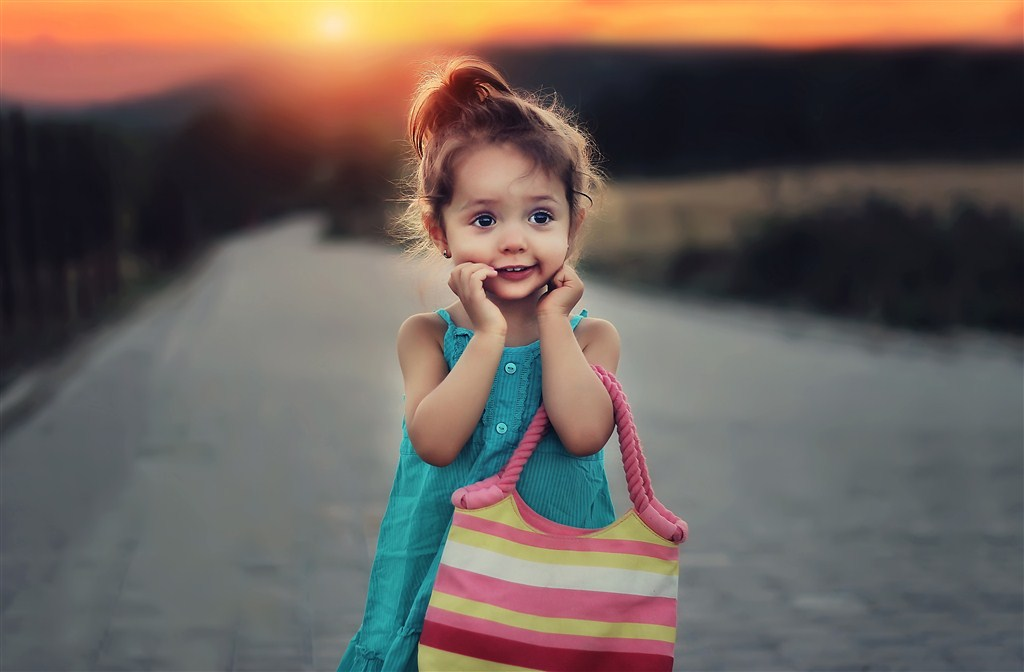
#> input picture opencv/images/others/002.jpg, 1024 x 672 px, found by its file name
$ python equalize.py
#> lines starting #> are read from the running program, lines starting #| are printed output that depends on the picture
import numpy as np
import argparse
import cv2

image = cv2.imread("./images/others/002.jpg")
#> image is the input picture: shape (672, 1024, 3); mean B, G, R 89.8, 95.7, 107.5
image = cv2.cvtColor(image, cv2.COLOR_BGR2GRAY)
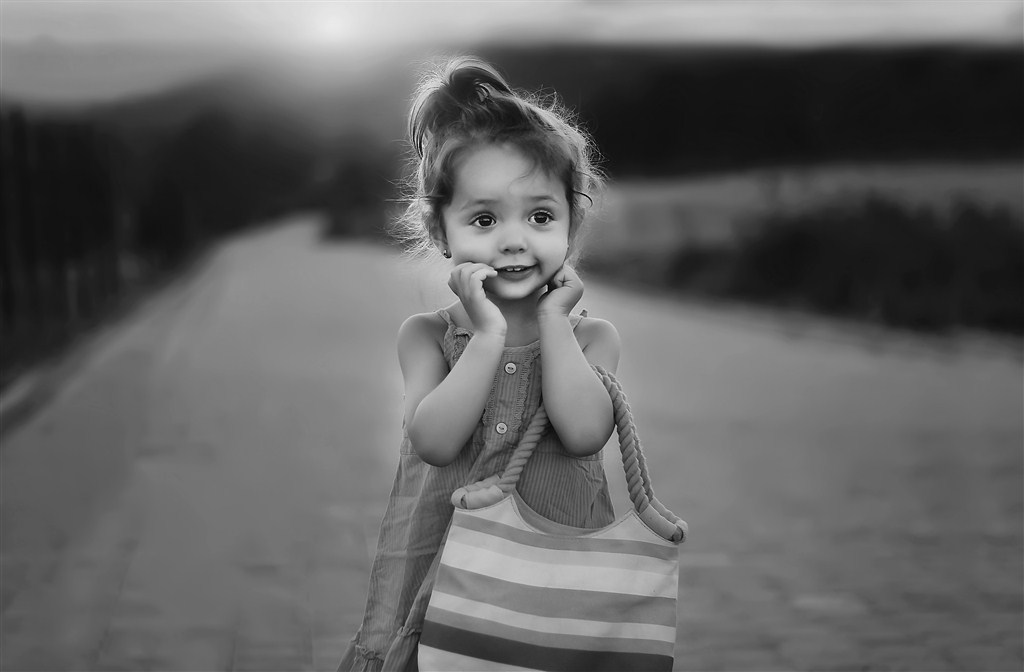
#> image: shape (672, 1024); min 1, max 236, mean 98.6

eq = cv2.equalizeHist(image)
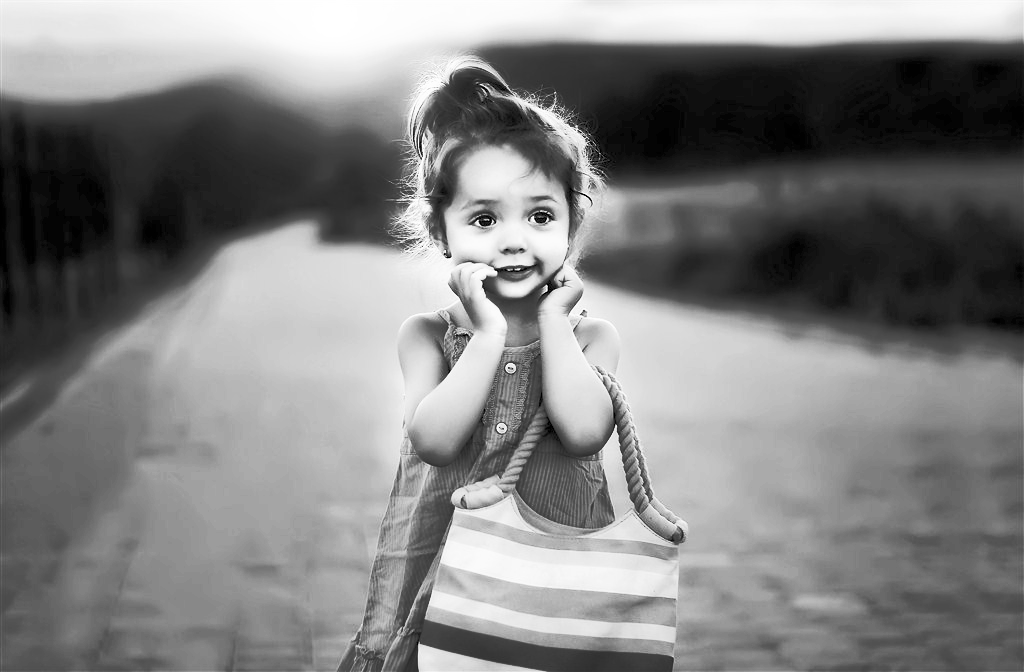
#> eq: shape (672, 1024); min 0, max 255, mean 128.5

cv2.imshow("Histogram Equalization", np.hstack([image, eq]))
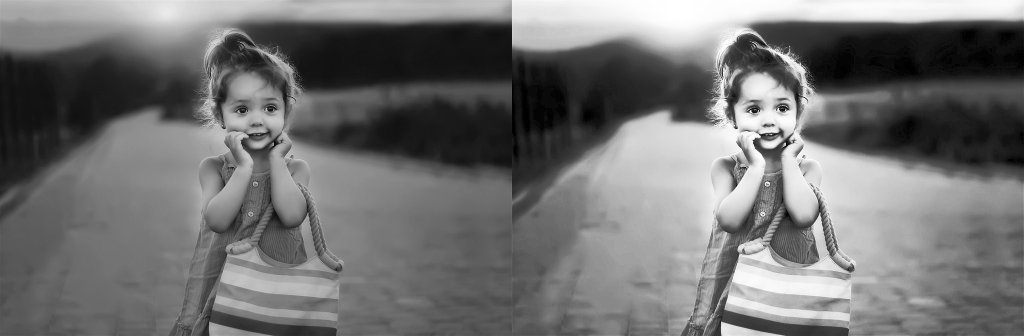
#> window 'Histogram Equalization': shape (672, 2048) (shown at 1/2 size); min 0, max 255, mean 113.5
cv2.waitKey(0)

$ run again, with opencv/images/others/003.jpg copied over opencv/images/others/002.jpg
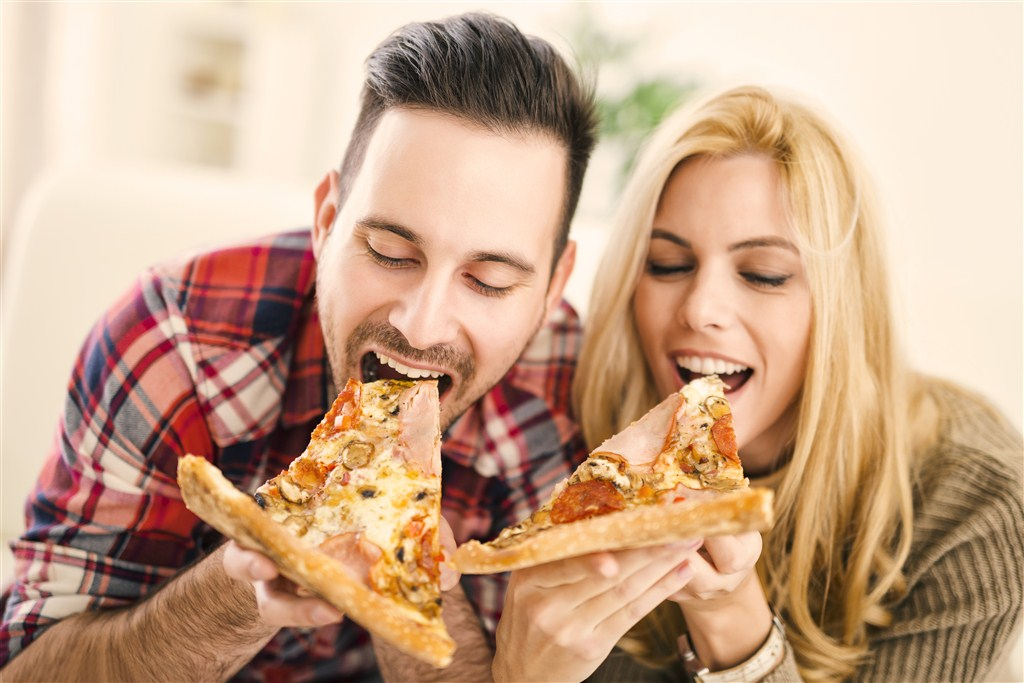
#> input picture opencv/images/others/003.jpg, 1024 x 683 px, found by its file name
#> image is the input picture: shape (683, 1024, 3); mean B, G, R 138.3, 165.4, 200.5
#> image: shape (683, 1024)
#> `eq = cv2.equalizeHist(image)`:
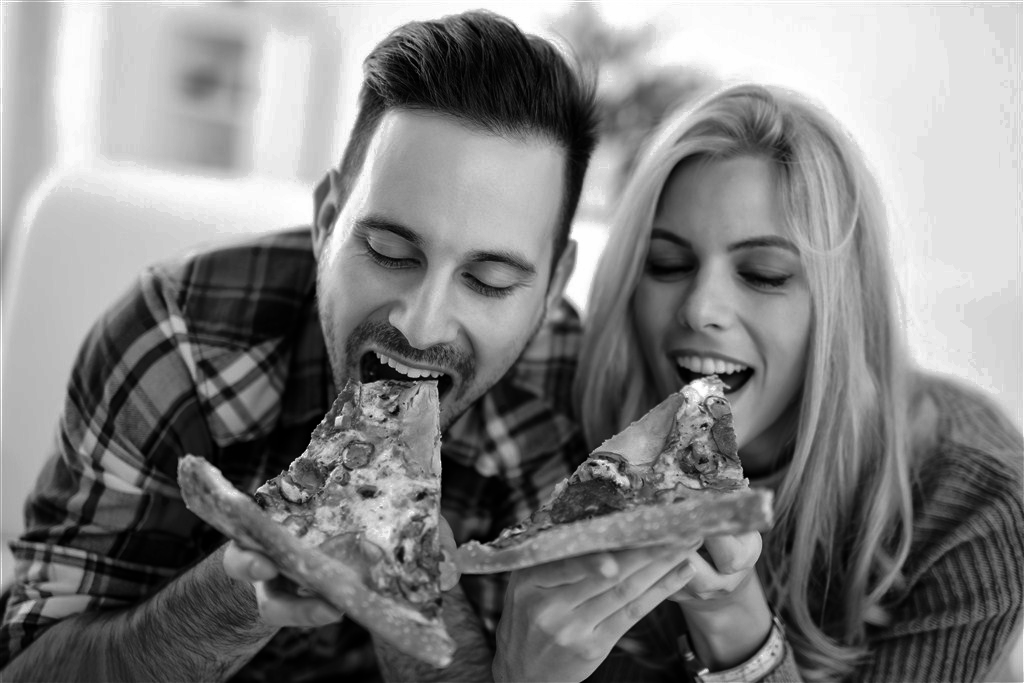
#> eq: shape (683, 1024); min 0, max 255, mean 128.5
#> `cv2.imshow("Histogram Equalization", np.hstack([image, eq]))`:
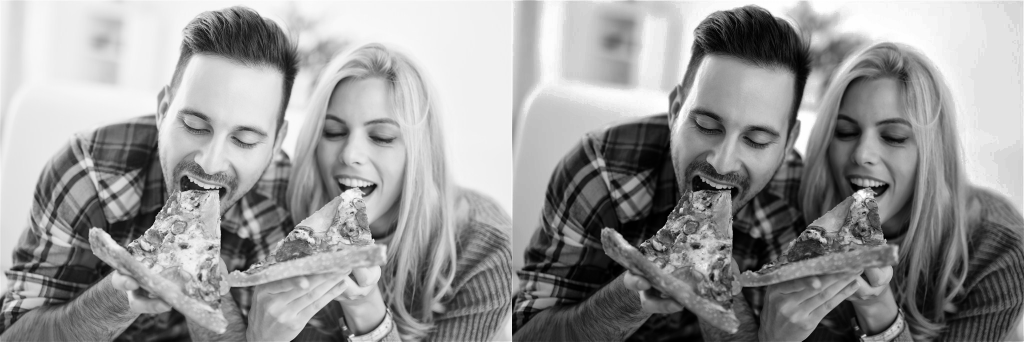
#> window 'Histogram Equalization': shape (683, 2048) (shown at 1/2 size); min 0, max 255, mean 150.7

$ run again, with opencv/images/others/cat001.jpg copied over opencv/images/others/002.jpg
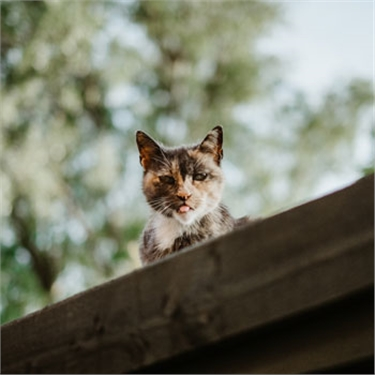
#> input picture opencv/images/others/cat001.jpg, 375 x 375 px, found by its file name
#> image is the input picture: shape (375, 375, 3); mean B, G, R 103.4, 118.6, 116.7
#> image: shape (375, 375)
#> `eq = cv2.equalizeHist(image)`:
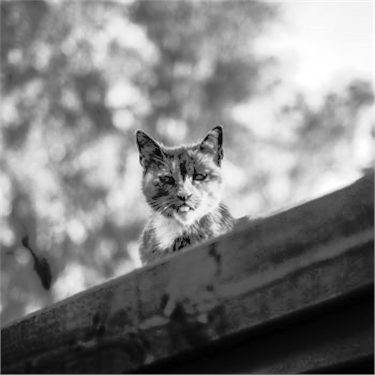
#> eq: shape (375, 375); min 0, max 255, mean 128.2
#> `cv2.imshow("Histogram Equalization", np.hstack([image, eq]))`:
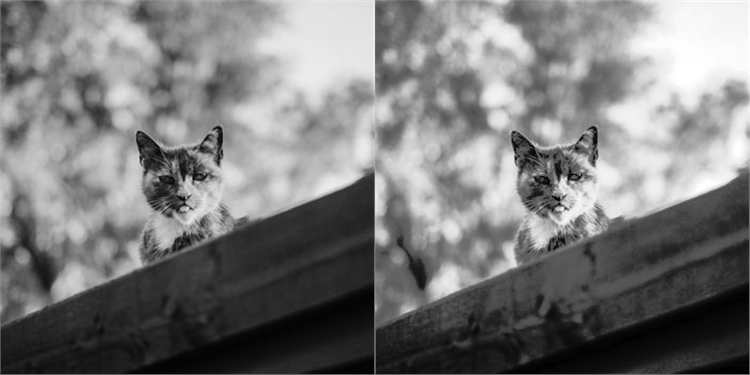
#> window 'Histogram Equalization': shape (375, 750); min 0, max 255, mean 122.3
